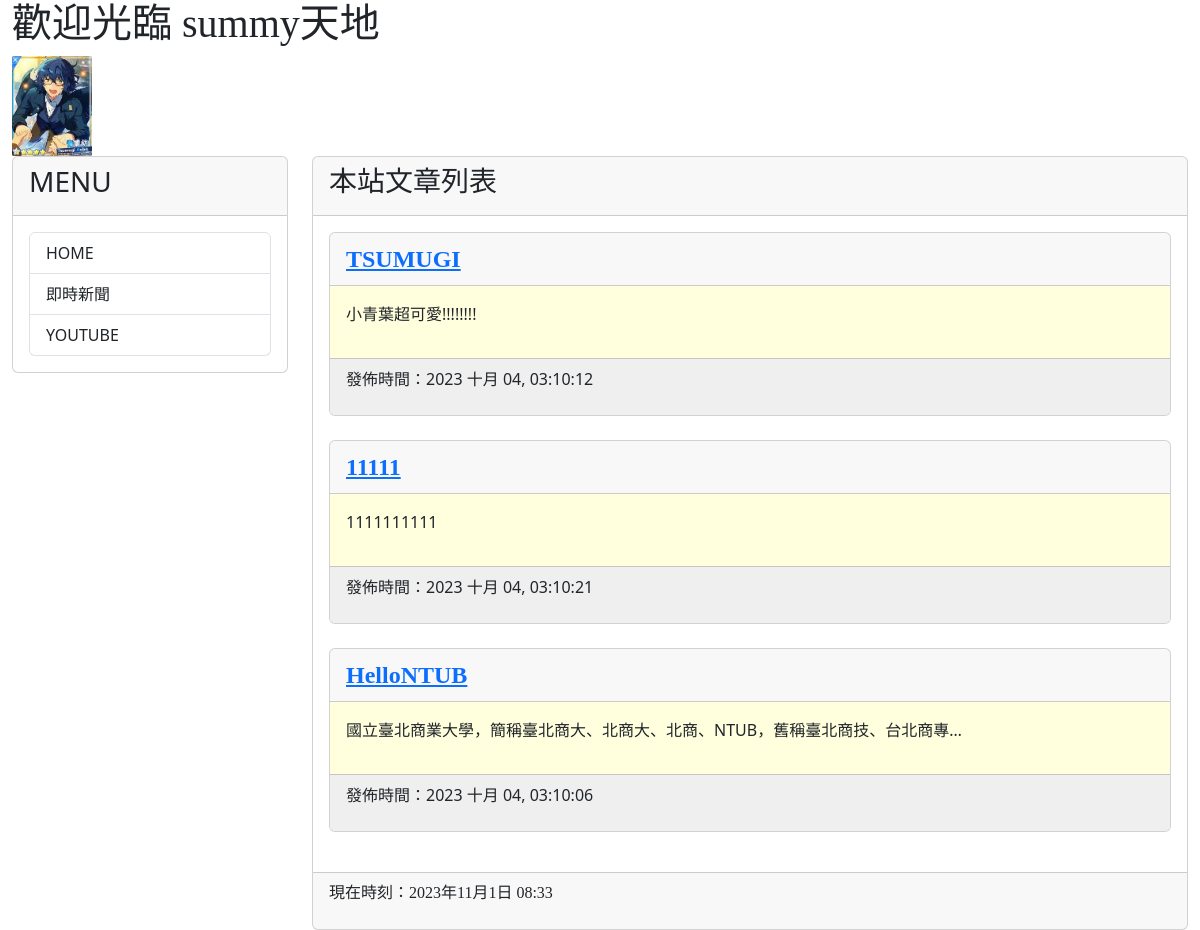
The app's page /, older data.
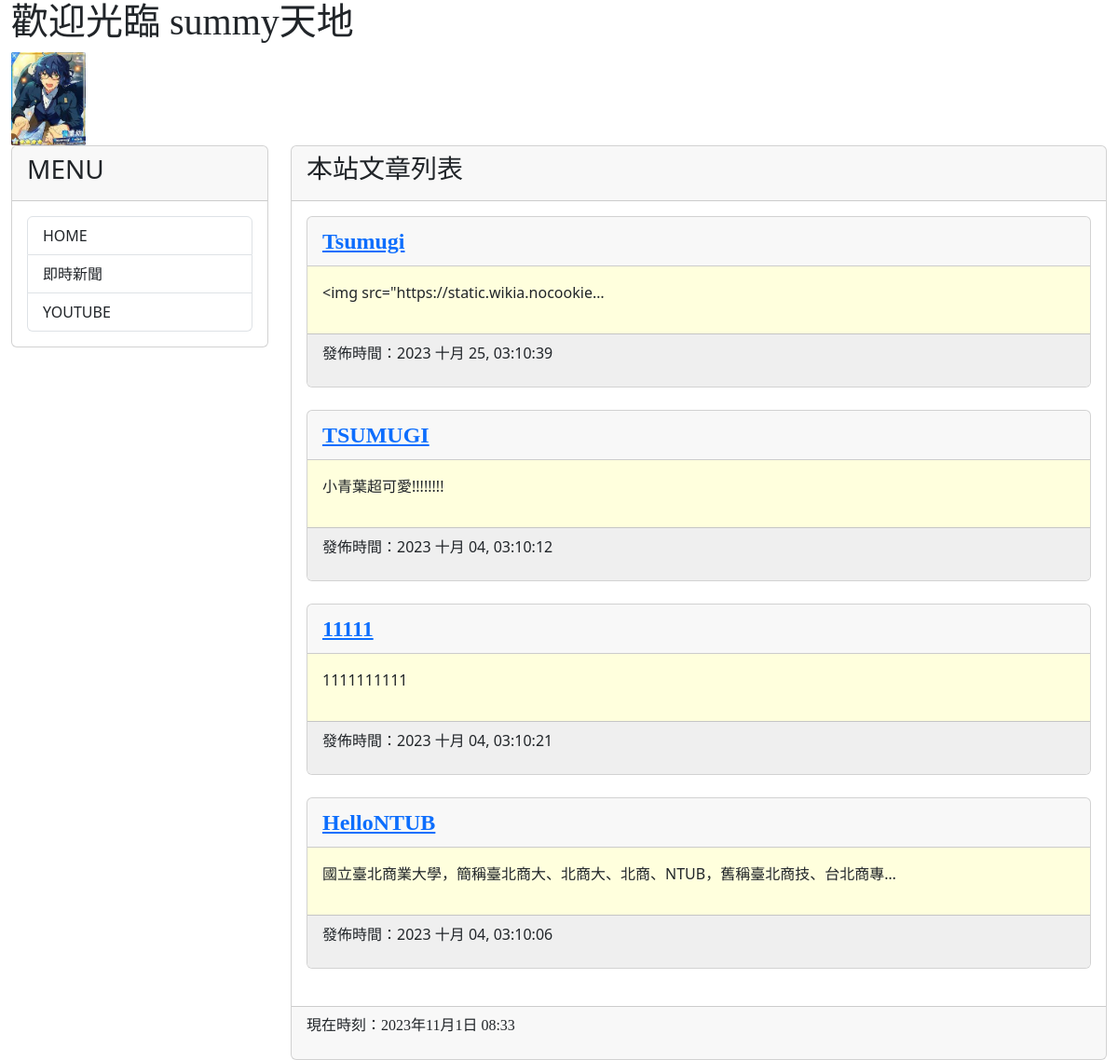
The same page, newer data.
### mysite/models.py (models this page shows, shortened)
class Post(models.Model):
    title = models.CharField(max_length = 200)
    slug = models.CharField(max_length = 200)
    body = models.TextField()
    pub_date = models.DateTimeField(auto_now_add=True)
    class Meta:
        ordering = ('-pub_date', )

### mysite/views.py (the view)
# urls.py: path('', homepage, name="homepage"),
def homepage(request):
    posts = Post.objects.all()
    now = datetime.now()
    return render(request, 'index.html', locals())

### templates/index.html (shortened to what this page needs)
{% extends 'base2.html' %}
{% block headmessage %}
<h3 style="font-family:微軟正黑體;">本站文章列表</h3>
{% endblock headmessage %}
{% block content %}
{% for post in posts %}
<div class="card">
    <div class="card-header">
        <a href="/post/{{post.slug}}" style="font-family:微軟正黑體;font-size:18pt;font-weight:bold">{{post.title}}</a>
    </div>
    <div class='card-body' style='background-color:#ffffdd'>
        <p>
            {{ post.body | truncatechars:40 }}
        </p>
    </div>
    <div class='card-footer'  style='background-color:#efefef'>
        <p>
            發佈時間：{{ post.pub_date | date:"Y M d, h:m:s"}}
        </p>
    </div>
</div>
<br>
{% endfor %}
{% endblock %}

Row changes from the older to the newer data that the page shows:
added Post: title "Tsumugi", body "<img src=\"https://static.wikia.nocookie…", pub_date "2023 十月 25, 03:10:39"
